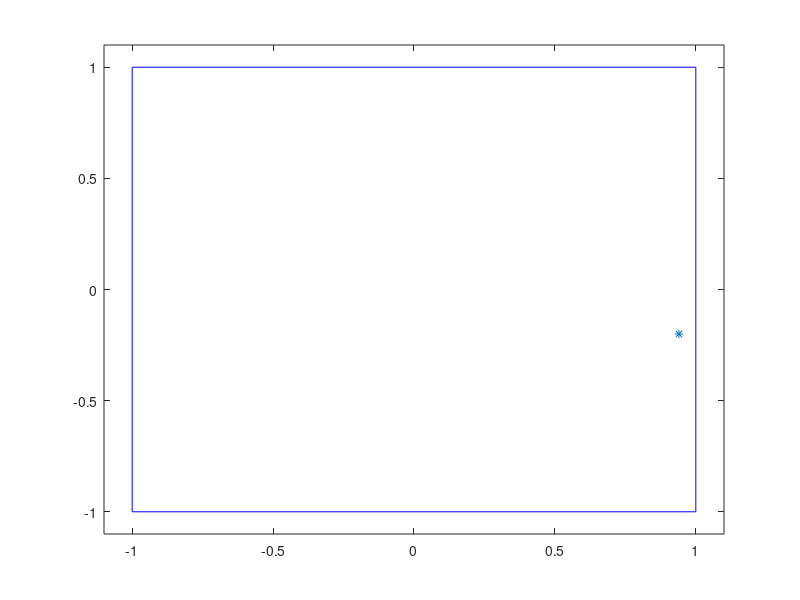

This chart was generated by the following MATLAB code:
x = 0;
y = 0;
vx = 0.1;
vy = 0.2;
dt = 0.1;

for i = 1:500
    if (x + vx*dt < -1)|(x + vx*dt >1)
        vx = -vx;
    end
    if (y + vy*dt < -1)|(y + vy*dt > 1)
        vy = -vy;
    end
    x = x + vx*dt;
    y = y + vy*dt;
    
    plot([-1 1],[1 1],'b-')
    hold on
    axis([-1.1 1.1 -1.1 1.1])
    plot([-1 1],[-1 -1],'b-')
    plot([1 1],[-1 1],'b-')
    plot([-1 -1],[-1 1],'b-')
    plot(x,y,'*');
    hold off
    pause(0.01);
end


